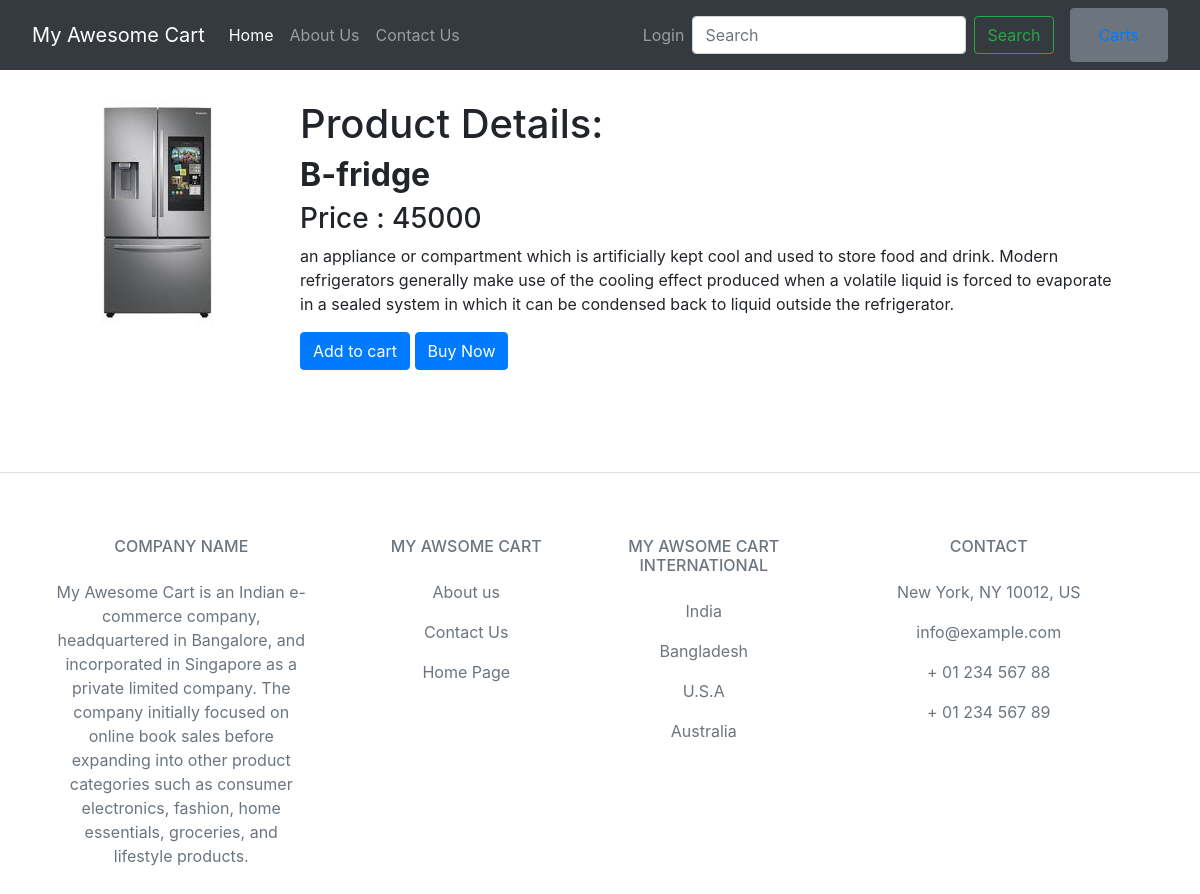
Screenshot of /prod_name/2 with the database file from the repository.
### shop_sec/models.py (models this page shows, shortened)
class Product(models.Model):
    category =models.CharField(max_length=20,default="Not Known")
    sub_category=models.CharField(max_length=20, blank=True)
    prod_name=models.CharField(max_length=20,default="default ")
    Description=models.CharField(max_length=1000,default="default ")
    price=models.IntegerField(default=0)
    img=models.ImageField(upload_to='media',default='Not available')
    discount=models.IntegerField(default=0)

### shop_sec/views.py (the view)
# urls.py: path('prod_name/<int:pk>',ProductDetail.as_view(),name='productview'),
class ProductDetail(DetailView):
    model=Product
    template_name='shop/prod.html'
    context_object_name='product'

### shop_sec/templates/shop/prod.html (shortened to what this page needs)
{% extends 'shop/base.html' %}
{% block body %}
<div class="container">
    <div class="img">
        <img src='/cmedia/{{product.img}}'>
    </div>
    <div class="details">
        <h1> Product Details:</h1>
        <h2><b> {{product.prod_name|capfirst}} </b></h2>
        <h3> Price : {{product.price}}</h3>
        <p> {{product.Description}}</p>
        <a href=" {% url 'cartty' product.id %}"><button  class="btn btn-primary cartty">Add to cart</button></a>
        <a href="{% url 'order' product.id product.prod_name %}"><button  class="btn btn-primary cartty"> Buy Now</button></a>
    </div>
</div>
{% endblock %}

### shop_sec/templates/shop/prod.html (style rules this page uses)
.container { margin: 15px; display: flex; }
.img { padding: 15px; }
.details { padding: 15px; }

### rows the page displays
Product: img (picture), prod_name "B-fridge", price "45000", Description "an appliance or compartment which is artificially kept cool and used to store food and drink. Modern refrigerators generally make use of the cooling effect produced when a volatile liquid is forced to evaporate in a sealed system in which it can be condensed back to liquid outside the refrigerator."
